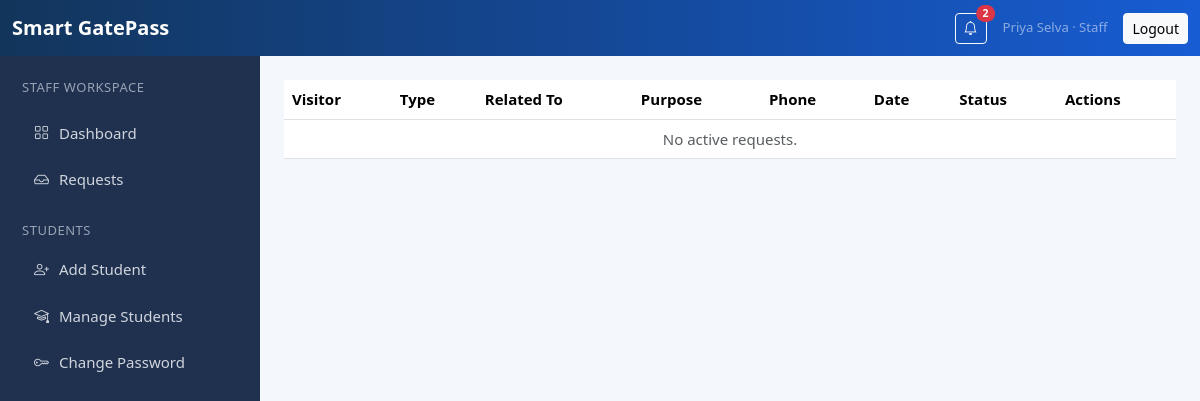
The page /staff/requests (signed in) on the database its author committed.
### models/schema.py (models this page shows, shortened)
class User(db.Model):
    __tablename__ = "users"
    id = db.Column(db.Integer, primary_key=True)
    name = db.Column(db.String(120), nullable=False)
    username = db.Column(db.String(80), unique=True, index=True)
    email = db.Column(db.String(160), unique=True, nullable=False, index=True)
    phone = db.Column(db.String(30), nullable=False)
    password_hash = db.Column(db.String(255), nullable=False)
    role = db.Column(db.String(30), nullable=False, index=True)
    department = db.Column(db.String(120))
    photo = db.Column(db.String(255))
    college_id = db.Column(db.String(80), unique=True, index=True)
    designation = db.Column(db.String(120))
    course_applied = db.Column(db.String(120))
    is_available = db.Column(db.Boolean, default=True)
    is_active = db.Column(db.Boolean, default=True)
    created_at = db.Column(db.DateTime, default=datetime.utcnow)
    visitors = db.relationship("Visitor", backref="public_user", foreign_keys="Visitor.user_id")
    authority_visits = db.relationship("Visitor", backref="authority", foreign_keys="Visitor.authority_id")

### routes/authority.py (the view)
@staff_bp.route("/requests")
@roles_required("staff")
def requests():
    return _dashboard("staff", "staff/requests.html")

### routes/authority.py (called while the page is built)
def _dashboard(role, template):
    visitors = Visitor.query.filter_by(authority_id=current_user().id).order_by(Visitor.created_at.desc()).limit(20).all()
    pending = [v for v in visitors if v.status in {"forwarded", "waiting"}]
    return render_template(template, visitors=visitors, pending=pending)

### utils/notifications.py (called while the page is built)
def unread_count(user_id):
    return Notification.query.filter_by(receiver_id=user_id, is_read=False).count()

### utils/security.py (called while the page is built)
def current_user():
    user_id = session.get("user_id")
    if not user_id:
        return None
    return db.session.get(User, user_id)

def roles_required(*roles):
    def decorator(view):
        @wraps(view)
        def wrapper(*args, **kwargs):
            user = current_user()
            if not user:
                flash("Please log in to continue.", "warning")
                return redirect(url_for("auth.login", next=request.path))
            if user.role not in roles:
                flash("You are not authorized to access that page.", "danger")
                return redirect(url_for(ROLE_DASHBOARDS.get(user.role, "auth.login")))
            return view(*args, **kwargs)
        return wrapper
    return decorator

### templates/staff/requests.html
{% extends 'base.html' %}
{% block content %}{% set accent='Staff Requests' %}{% include 'partials/authority_requests.html' %}{% endblock %}

### templates/base.html (shortened to what this page needs)
<!doctype html>
<html lang="en" data-bs-theme="light">
<head>
  <link href="https://cdn.jsdelivr.net/npm/bootstrap@5.3.3/dist/css/bootstrap.min.css" rel="stylesheet">
  <link href="https://cdn.jsdelivr.net/npm/bootstrap-icons@1.11.3/font/bootstrap-icons.css" rel="stylesheet">
  <link href="{{ url_for('static', filename='css/style.css') }}" rel="stylesheet">
</head>
<body class="app-body role-{{ current_user.role if current_user else 'guest' }}">
<nav class="navbar navbar-expand-lg app-topbar sticky-top">
  <div class="container-fluid">
    <a class="navbar-brand fw-bold" href="{{ url_for('index') }}">Smart GatePass</a>
    <div class="ms-auto d-flex align-items-center gap-3">
      {% if current_user %}
      <button class="btn btn-sm btn-outline-light position-relative" id="notifyBtn" type="button">
        <i class="bi bi-bell"></i>
        <span class="position-absolute top-0 start-100 translate-middle badge rounded-pill bg-danger" id="notifyBadge">{{ unread_count }}</span>
      </button>
      <span class="small text-white-50">{{ current_user.name }} · {{ current_user.role|title }}</span>
      <a class="btn btn-sm btn-light" href="{{ url_for('auth.logout') }}">Logout</a>
      {% endif %}
    </div>
  </div>
</nav>
<main class="app-shell">
  {% if current_user %}<aside class="sidebar d-none d-lg-block">{% include 'partials/sidebar.html' %}</aside>{% endif %}
  <section class="content">
    {% block content %}{% endblock %}
  </section>
</main>
</body>
</html>

### templates/partials/sidebar.html (shortened to what this page needs)
{% set role = current_user.role %}
<div class="sidebar-title">{{ role|title }} Workspace</div>
<nav class="nav flex-column gap-1">
  {% if role == 'public' %}
  <a class="nav-link" href="{{ url_for('public.dashboard') }}"><i class="bi bi-speedometer2"></i> Dashboard</a>
  <a class="nav-link" href="{{ url_for('public.book') }}"><i class="bi bi-calendar-plus"></i> Book Visit</a>
  {% elif role in ['staff','principal','management'] %}
  <a class="nav-link" href="{{ url_for(role + '.dashboard') }}"><i class="bi bi-grid"></i> Dashboard</a>
  <a class="nav-link" href="{{ url_for(role + '.requests') }}"><i class="bi bi-inbox"></i> Requests</a>
  {% if role == 'staff' %}
  <div class="sidebar-title mt-3 mb-1">Students</div>
  <a class="nav-link" href="{{ url_for('staff.add_student') }}"><i class="bi bi-person-plus"></i> Add Student</a>
  <a class="nav-link" href="{{ url_for('staff.students') }}"><i class="bi bi-mortarboard"></i> Manage Students</a>
  {% endif %}
  {% endif %}
  <a class="nav-link" href="{{ url_for('auth.change_password') }}"><i class="bi bi-key"></i> Change Password</a>
</nav>

### static/css/style.css (style rules this page uses)
:root { --bg: #f4f7fb; --panel: #ffffff; --ink: #1d2635; --muted: #64748b; --brand: #175cd3; --sidebar: #101828; }
body { background: var(--bg); color: var(--ink); font-size: 15px; }
.app-topbar { background: linear-gradient(90deg, #12355b, #175cd3); }
.navbar-brand { color: #fff; }
.app-shell { display: flex; min-height: calc(100vh - 56px); }
.sidebar { width: 260px; background: var(--sidebar); color: #fff; padding: 22px; flex: 0 0 260px; }
.sidebar-title { font-size: 13px; color: #98a2b3; text-transform: uppercase; margin-bottom: 14px; letter-spacing: .04em; }
.sidebar .nav-link { color: #d0d5dd; border-radius: 8px; padding: 10px 12px; display: flex; gap: 10px; align-items: center; }
.content { width: 100%; padding: 24px; }
.role-staff .sidebar { background: #20314f; }

### rows shown on the page
User: name "Priya Selva", role "Staff", role "STAFF"

### other values the page prints
{{ unread_count }} "2"
